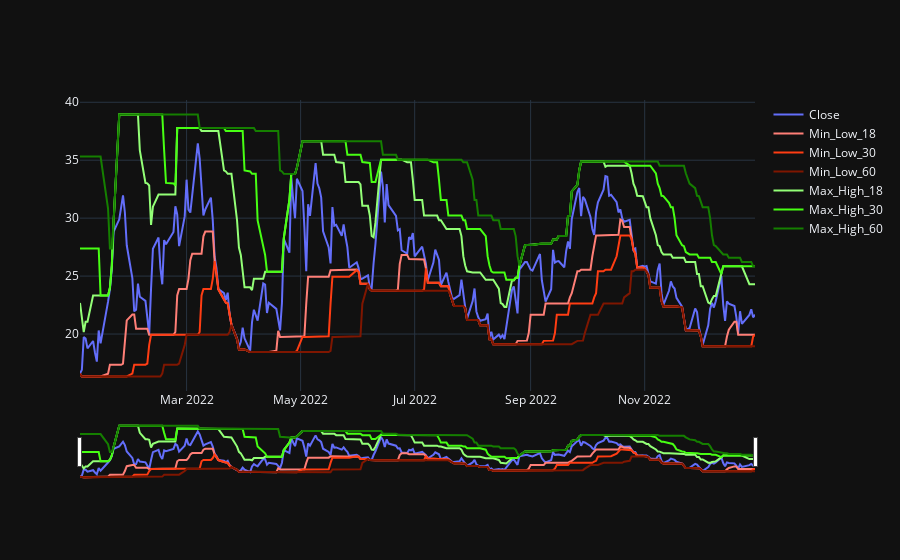

Source (notebook cell):
### Code cell
viz_df_7 = OHLC_df.copy(deep=True)
viz_df_7 = viz_df_7.merge(low_indicators_df, on='Date', how='left')
viz_df_7 = viz_df_7.merge(high_indicators_df, on='Date', how='left')
viz_df_7 = viz_df_7[viz_df_7['Date'] >= '2022-01-01']
viz_df_7 = viz_df_7[viz_df_7['Date'] <= '2023-01-01']

traces = [go.Scatter(x=viz_df_7['Date'], y=viz_df_7['Close'], line=dict(color=  'Light Blue', width=2), name='Close'),
          go.Scatter(x=viz_df_7['Date'], y=viz_df_7['Min_Low_9'], line=dict(color=  '#FF7F77', width=2), name='Min_Low_18'),
          go.Scatter(x=viz_df_7['Date'], y=viz_df_7['Min_Low_18'], line=dict(color= '#FF3D13', width=2), name='Min_Low_30'),
          go.Scatter(x=viz_df_7['Date'], y=viz_df_7['Min_Low_30'], line=dict(color= '#7F1600', width=2), name='Min_Low_60'),
          go.Scatter(x=viz_df_7['Date'], y=viz_df_7['Max_High_9'], line=dict(color= '#93FF77', width=2), name='Max_High_18'),
          go.Scatter(x=viz_df_7['Date'], y=viz_df_7['Max_High_18'], line=dict(color='#47FF13', width=2), name='Max_High_30'),
          go.Scatter(x=viz_df_7['Date'], y=viz_df_7['Max_High_30'], line=dict(color='#157F00', width=2), name='Max_High_60')
                ]

fig = go.Figure(data=traces)
fig.update_layout(xaxis_rangeslider_visible=True)
fig.show()

### Figure 1 — Plotly figure (JSON) as saved in the notebook; plotly's stock layout.template omitted (floating-point values rounded to 4 significant figures; data arrays with more than 128 entries replaced by an {"elided": "..."} marker saying what was removed)
{"data": [{"line": {"color": "Light Blue", "width": 2}, "name": "Close", "type": "scatter", "x": {"elided": "251 str values"}, "y": {"elided": "251 float values"}}, {"line": {"color": "#FF7F77", "width": 2}, "name": "Min_Low_18", "type": "scatter", "x": {"elided": "251 str values"}, "y": {"elided": "251 float values"}}, {"line": {"color": "#FF3D13", "width": 2}, "name": "Min_Low_30", "type": "scatter", "x": {"elided": "251 str values"}, "y": {"elided": "251 float values"}}, {"line": {"color": "#7F1600", "width": 2}, "name": "Min_Low_60", "type": "scatter", "x": {"elided": "251 str values"}, "y": {"elided": "251 float values"}}, {"line": {"color": "#93FF77", "width": 2}, "name": "Max_High_18", "type": "scatter", "x": {"elided": "251 str values"}, "y": {"elided": "251 float values"}}, {"line": {"color": "#47FF13", "width": 2}, "name": "Max_High_30", "type": "scatter", "x": {"elided": "251 str values"}, "y": {"elided": "251 float values"}}, {"line": {"color": "#157F00", "width": 2}, "name": "Max_High_60", "type": "scatter", "x": {"elided": "251 str values"}, "y": {"elided": "251 float values"}}], "layout": {"xaxis": {"rangeslider": {"visible": true}}}}
